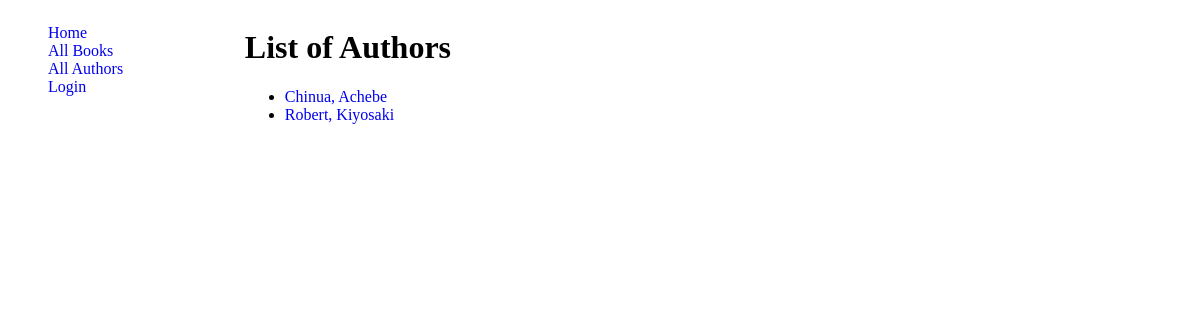
The app's page /catalog/authors/, older data.
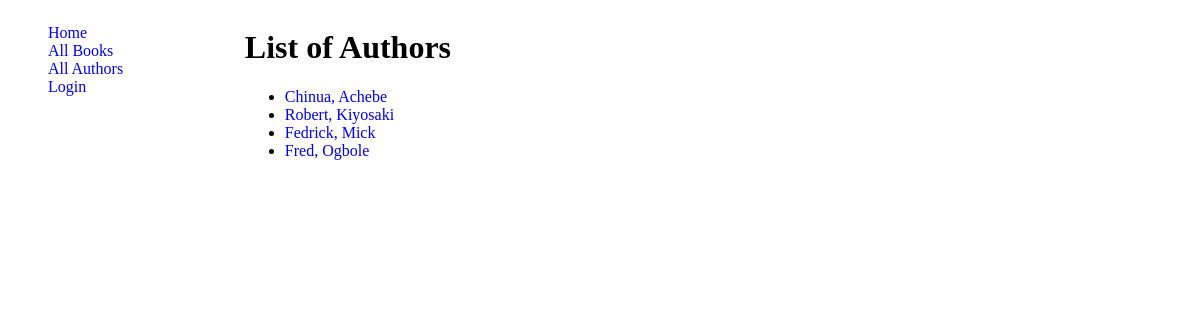
The same page, newer data.
### catalog/models.py (models this page shows, shortened)
class Author(models.Model):
    first_name = models.CharField(max_length=100)
    last_name = models.CharField(max_length=100)
    date_of_birth = models.DateField()
    date_of_death = models.DateField('Died', null=True, blank=True)
    class Meta:
        ordering = ['last_name', 'first_name']
    def get_absolute_url(self):
        return reverse('author-detail', args=[str(self.id)])

### catalog/views.py (the view)
# urls.py: path('authors/', AuthorListView.as_view(), name="authors"),
class AuthorListView(ListView):
    model = Author
    template_name = 'authors.html'

### templates/authors.html (shortened to what this page needs)
{% extends 'base.html' %}
{% block content%}
<h1>List of Authors</h1>
{% if author_list %}
<ul>
    {% for author in author_list %}
    <li><a href="{{author.get_absolute_url}}">{{author.first_name}},  {{author.last_name}}</a></li>
    {% endfor %}
</ul>
{% else %}
    <p>There is no author recorded.</p>
{% endif %}
{% endblock content %}

### templates/base.html (shortened to what this page needs)
{% load  static %}
<!DOCTYPE html>
<html lang="en">
<head>
    <link rel="stylesheet" href="{% static 'css/style.css' %}">
</head>
<body>
    <div class="row">
        <div class="sidebar"> {% include 'partials/sidebar.html' %} </div>
        <div class="main-content">
            {% block content%} {% endblock content %}
        </div>
    </div>
</body>
</html>

### templates/partials/sidebar.html
<ul>
    <li><a href="{% url 'home' %}">Home</a></li>
    <li><a href="{% url 'book-list' %}">All Books</a></li>
    <li><a href="{% url 'authors' %}">All Authors</a></li>
    {% if user.is_authenticated %}
     <li>User: {{ user.get_username }}</li>
     <li><a href="{% url 'loaned-books' %}"> My Books</a></li>
     <li><a href="{% url 'books-borrowed-out' %}">All Books Borrowed</a></li>
     <li><a href="{% url 'logout' %}?next={{ request.path }}">Logout</a></li>
   {% else %}
     <li><a href="{% url 'login' %}?next={{ request.path }}">Login</a></li>
   {% endif %}
</ul>

### static/css/style.css (style rules this page uses)
a { text-decoration: none; }
.row { display: flex; flex-direction: row; justify-content:flex-start; }
.sidebar { width: 20%; }
.sidebar li { list-style: none; }
.main-content { width: 70%; }

Row changes from the older to the newer data that the page shows:
added Author: first_name "Fedrick", last_name "Mick"
added Author: first_name "Fred", last_name "Ogbole"
